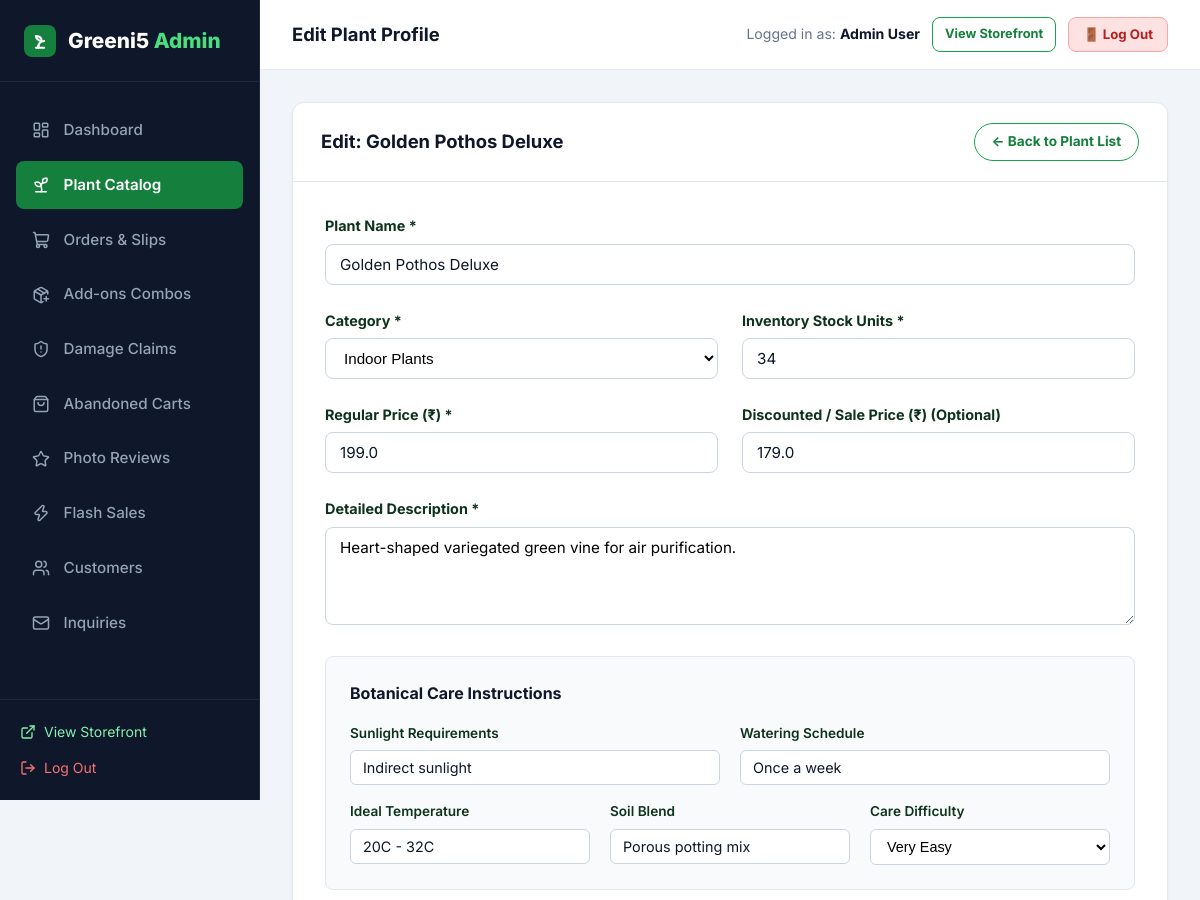
The app's page /admin/plants/edit/24 (signed in, upper part), older data.
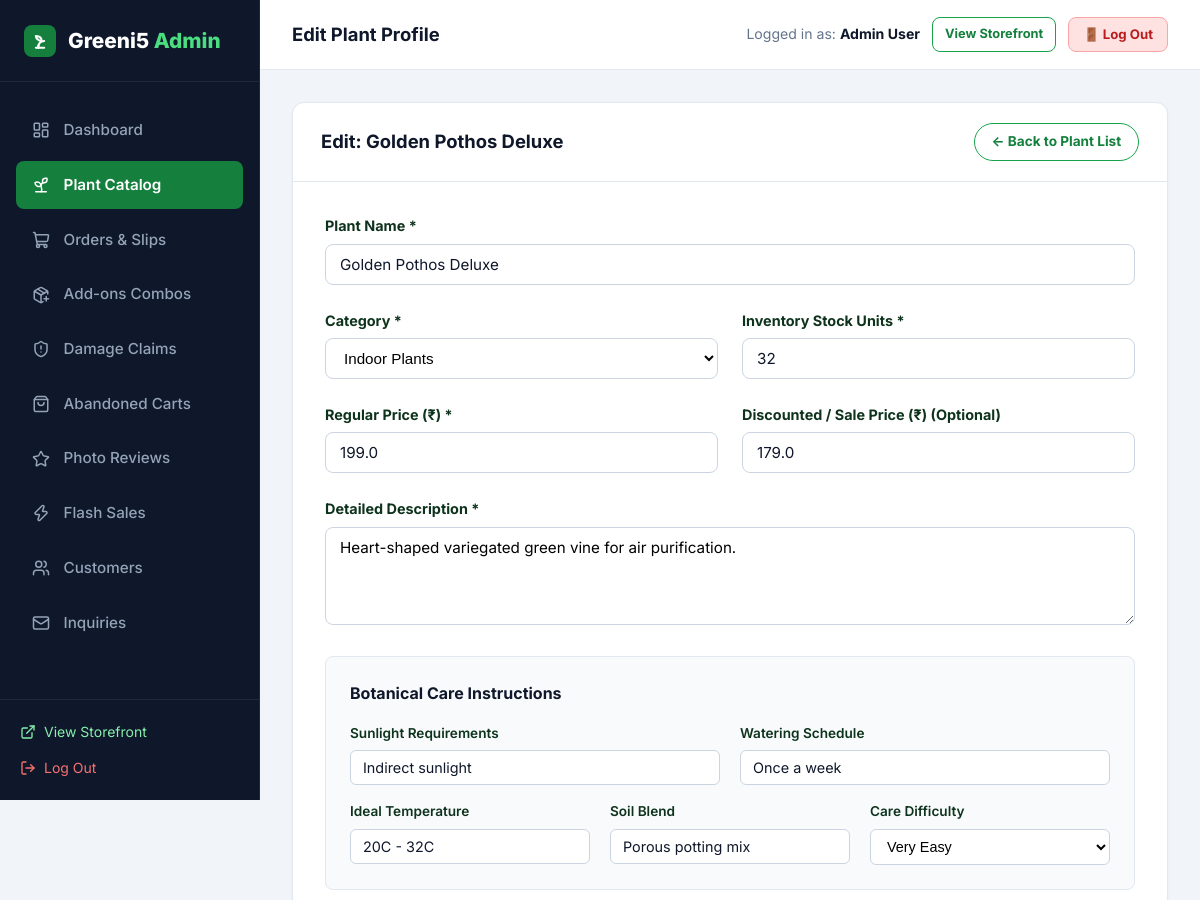
The same page, newer data.
### tables this page shows
CREATE TABLE plants (
    id INTEGER PRIMARY KEY AUTOINCREMENT,
    category_id INTEGER NOT NULL,
    name TEXT NOT NULL,
    slug TEXT NOT NULL UNIQUE,
    price REAL NOT NULL,
    discount_price REAL,
    stock INTEGER NOT NULL DEFAULT 10,
    description TEXT NOT NULL,
    sunlight TEXT,
    watering TEXT,
    temperature TEXT,
    soil TEXT,
    difficulty TEXT DEFAULT 'Easy',
    is_featured INTEGER DEFAULT 0,
    is_bestseller INTEGER DEFAULT 0,
    created_at TIMESTAMP DEFAULT CURRENT_TIMESTAMP,
    FOREIGN KEY (category_id) REFERENCES categories(id) ON DELETE CASCADE
);

### app.py (the view, shortened to what this page needs)
@app.route('/admin/plants/edit/<int:plant_id>', methods=['GET', 'POST'])
@admin_required
def admin_plant_edit(plant_id):
    plant = query_db('SELECT * FROM plants WHERE id = ?', (plant_id,), one=True)
    if not plant:
        abort(404)
    categories = query_db('SELECT * FROM categories ORDER BY name ASC')
    images = query_db('SELECT * FROM plant_images WHERE plant_id = ? ORDER BY is_primary DESC, id ASC', (plant_id,))
    variants = query_db('SELECT * FROM plant_variants WHERE plant_id = ? ORDER BY extra_price ASC', (plant_id,))
    return render_template('admin/plant_form.html', categories=categories, plant=plant, images=images, variants=variants)

### app.py (called while the page is built)
@app.after_request
def add_cache_control_headers(response):
    if response.content_type and 'text/html' in response.content_type:
        response.headers['Cache-Control'] = 'no-cache, no-store, must-revalidate, max-age=0'
        response.headers['Pragma'] = 'no-cache'
        response.headers['Expires'] = '0'
    return response

def admin_required(f):
    @wraps(f)
    def decorated_function(*args, **kwargs):
        if 'user_id' not in session:
            flash('Admin authentication required.', 'warning')
            return redirect(url_for('login', next=request.full_path.rstrip('?')))
        user = query_db('SELECT role FROM users WHERE id = ?', (session['user_id'],), one=True)
        if not user or user['role'] != 'admin':
            flash('Access denied. Administrator privileges required.', 'danger')
            return redirect(url_for('index'))
        return f(*args, **kwargs)
    return decorated_function

### database.py (called while the page is built)
def get_db():
    db = getattr(g, '_database', None)
    if db is None:
        db = g._database = sqlite3.connect(DATABASE)
        db.row_factory = sqlite3.Row
        db.execute('PRAGMA foreign_keys = ON;')
    return db

### templates/admin/plant_form.html (shortened to what the changed rows need)
{% extends "admin/base_admin.html" %}
{% block admin_content %}
<div class="admin-card" style="max-width: 900px; margin: 0 auto;">
  <div class="admin-card-header">
    <h3>{{ 'Edit: ' + plant.name if plant else 'New Botanical Product Details' }}</h3>
    <a href="{{ url_for('admin_plants') }}" class="btn btn-outline btn-sm">← Back to Plant List</a>
  </div>
  <div style="padding: 2rem;">
    <form action="{{ url_for('admin_plant_edit', plant_id=plant.id) if plant else url_for('admin_plant_add') }}" method="POST" enctype="multipart/form-data">
      <div style="margin-bottom: 1.5rem;">
        <label style="display: block; font-weight: 700; font-size: 0.9rem; margin-bottom: 0.4rem;">Plant Name *</label>
        <input type="text" name="name" required value="{{ plant.name if plant else '' }}" placeholder="e.g. Fiddle Leaf Fig (Ficus Lyrata)" style="width: 100%; padding: 10px 14px; border: 1px solid #cbd5e1; border-radius: 8px; font-size: 0.95rem;">
      </div>
      <div style="display: grid; grid-template-columns: 1fr 1fr; gap: 1.5rem; margin-bottom: 1.5rem;">
        <div>
          <label style="display: block; font-weight: 700; font-size: 0.9rem; margin-bottom: 0.4rem;">Inventory Stock Units *</label>
          <input type="number" name="stock" required min="0" value="{{ plant.stock if plant else 15 }}" style="width: 100%; padding: 10px 14px; border: 1px solid #cbd5e1; border-radius: 8px; font-size: 0.95rem;">
        </div>
      </div>
      <div style="display: grid; grid-template-columns: 1fr 1fr; gap: 1.5rem; margin-bottom: 1.5rem;">
        <div>
          <label style="display: block; font-weight: 700; font-size: 0.9rem; margin-bottom: 0.4rem;">Regular Price (₹) *</label>
          <input type="number" step="0.01" name="price" required value="{{ plant.price if plant else '' }}" placeholder="899.00" style="width: 100%; padding: 10px 14px; border: 1px solid #cbd5e1; border-radius: 8px; font-size: 0.95rem;">
        </div>
        <div>
          <label style="display: block; font-weight: 700; font-size: 0.9rem; margin-bottom: 0.4rem;">Discounted / Sale Price (₹) (Optional)</label>
          <input type="number" step="0.01" name="discount_price" value="{{ plant.discount_price if plant and plant.discount_price else '' }}" placeholder="749.00" style="width: 100%; padding: 10px 14px; border: 1px solid #cbd5e1; border-radius: 8px; font-size: 0.95rem;">
        </div>
      </div>
      <div style="margin-bottom: 1.5rem;">
        <label style="display: block; font-weight: 700; font-size: 0.9rem; margin-bottom: 0.4rem;">Detailed Description *</label>
        <textarea name="description" rows="4" required placeholder="Describe appearance, air purifying benefits, origin, aesthetic appeal..." style="width: 100%; padding: 10px 14px; border: 1px solid #cbd5e1; border-radius: 8px; font-size: 0.95rem; font-family: inherit;">{{ plant.description if plant else '' }}</textarea>
      </div>
      <div style="background: #f8fafc; border: 1px solid #e2e8f0; border-radius: 8px; padding: 1.5rem; margin-bottom: 1.5rem;">
        <div style="display: grid; grid-template-columns: 1fr 1fr; gap: 1.25rem; margin-bottom: 1rem;">
          <div>
            <label style="display: block; font-size: 0.85rem; font-weight: 600; margin-bottom: 0.35rem;">Sunlight Requirements</label>
            <input type="text" name="sunlight" value="{{ plant.sunlight if plant else '' }}" placeholder="e.g. Bright indirect sunlight" style="width: 100%; padding: 8px 12px; border: 1px solid #cbd5e1; border-radius: 6px; font-size: 0.9rem;">
          </div>
          <div>
            <label style="display: block; font-size: 0.85rem; font-weight: 600; margin-bottom: 0.35rem;">Watering Schedule</label>
            <input type="text" name="watering" value="{{ plant.watering if plant else '' }}" placeholder="e.g. Once a week when topsoil dries" style="width: 100%; padding: 8px 12px; border: 1px solid #cbd5e1; border-radius: 6px; font-size: 0.9rem;">
          </div>
        </div>
        <div style="display: grid; grid-template-columns: 1fr 1fr 1fr; gap: 1.25rem;">
          <div>
            <label style="display: block; font-size: 0.85rem; font-weight: 600; margin-bottom: 0.35rem;">Ideal Temperature</label>
            <input type="text" name="temperature" value="{{ plant.temperature if plant else '' }}" placeholder="e.g. 18°C - 30°C" style="width: 100%; padding: 8px 12px; border: 1px solid #cbd5e1; border-radius: 6px; font-size: 0.9rem;">
          </div>
          <div>
            <label style="display: block; font-size: 0.85rem; font-weight: 600; margin-bottom: 0.35rem;">Soil Blend</label>
            <input type="text" name="soil" value="{{ plant.soil if plant else '' }}" placeholder="e.g. Well-draining coco-peat mix" style="width: 100%; padding: 8px 12px; border: 1px solid #cbd5e1; border-radius: 6px; font-size: 0.9rem;">
          </div>
        </div>
      </div>
      </div>
  </div>
</div>
{% endblock %}

Row changes from the older to the newer data that the page shows:
changed plants "Edit: Golden Pothos Deluxe": stock "34" → "32"
